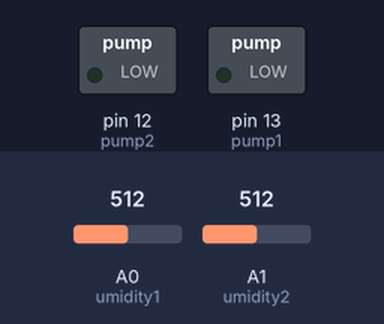
Simulated run of this sketch. Board: Arduino Uno, built with avr-gcc and run on an emulated ATmega328P. Parts: switched loads named in the sketch (green lamp = pin HIGH). Inputs (shaded band) come from the test bench; at power-on: A0 (umidity1) = 512, A1 (umidity2) = 512.

Above: at 1.2 s.
1.3 s: A0 (umidity1) set to 651
2.8 s: A0 (umidity1) set to 676
At 3.9 s:
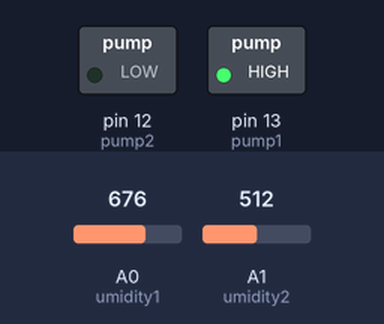
4.3 s: A1 (umidity2) set to 651
5.8 s: A1 (umidity2) set to 678
At 6.1 s:
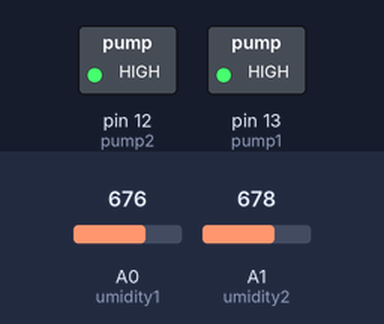
7.3 s: A0 (umidity1) set to 511
At 8.5 s:
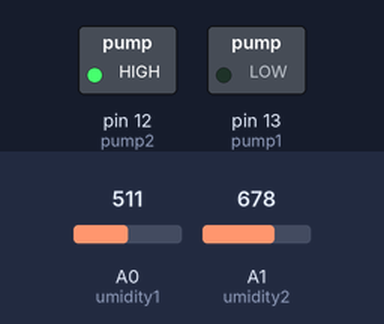
8.8 s: A0 (umidity1) set to 716
At 9.6 s:
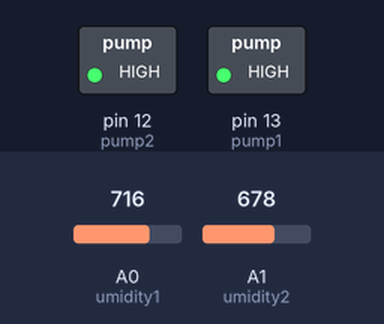
Timing chart, 0 to 11.3 s (numbered marks = the images above; inputs shaded):
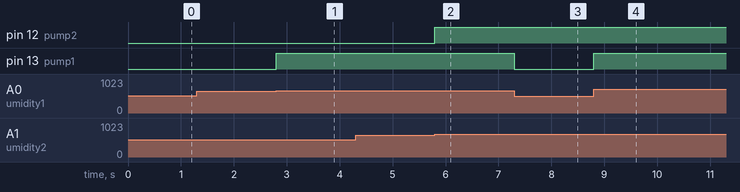

Measured:
- the behaviour switches between 664 and 665 on A0 (umidity1) (found by bisection; images 0 and 1)
- the behaviour switches between 664 and 665 on A1 (umidity2) (found by bisection; images 1 and 2)
- after the input at 1.3 s, every drawn part: stays the same
- after the input at 2.8 s, pin 13 (pump1): LOW → HIGH at once
- after the input at 4.3 s, every drawn part: stays the same
- after the input at 5.8 s, pin 12 (pump2): LOW → HIGH at once
- after the input at 7.3 s, pin 13 (pump1): HIGH → LOW at once
- after the input at 8.8 s, pin 13 (pump1): LOW → HIGH at once

The sketch:

sketchaut.ino
```cpp
// C++ code Atuação Contator e Inversor de Frequencia

// Definição Dos Pinos Digitais de sinal para os Relés de controle dos contatores das bombas
#define pump1 13
#define pump2 12
//Pinos de Sinal Analogico dos Sensores
#define umidity1 A0
#define umidity2 A1

//Valores lidos
int valueum1;
int valueum2;
void setup()
{
  Serial.begin(9600);
  pinMode(pump1, OUTPUT);
  pinMode(pump2, OUTPUT);
}

void loop()
{
  //Leitura e estabelecimento de range 0 a 100%
  valueum1 = map(analogRead(umidity1), 0, 1023, 0, 100);
  valueum2 = map(analogRead(umidity2), 0, 1023, 0, 100);

  // Verificação valor sensor 1 maior que 65
  if(valueum1 >= 65){
    digitalWrite(pump1, HIGH);
  }else{
	digitalWrite(pump1, LOW);
  }
  // Verificação valor sensor 2 maior que 65
   if(valueum2 >= 65){
    digitalWrite(pump2, HIGH);
  }else{
    digitalWrite(pump2, LOW);
  }
}
```
